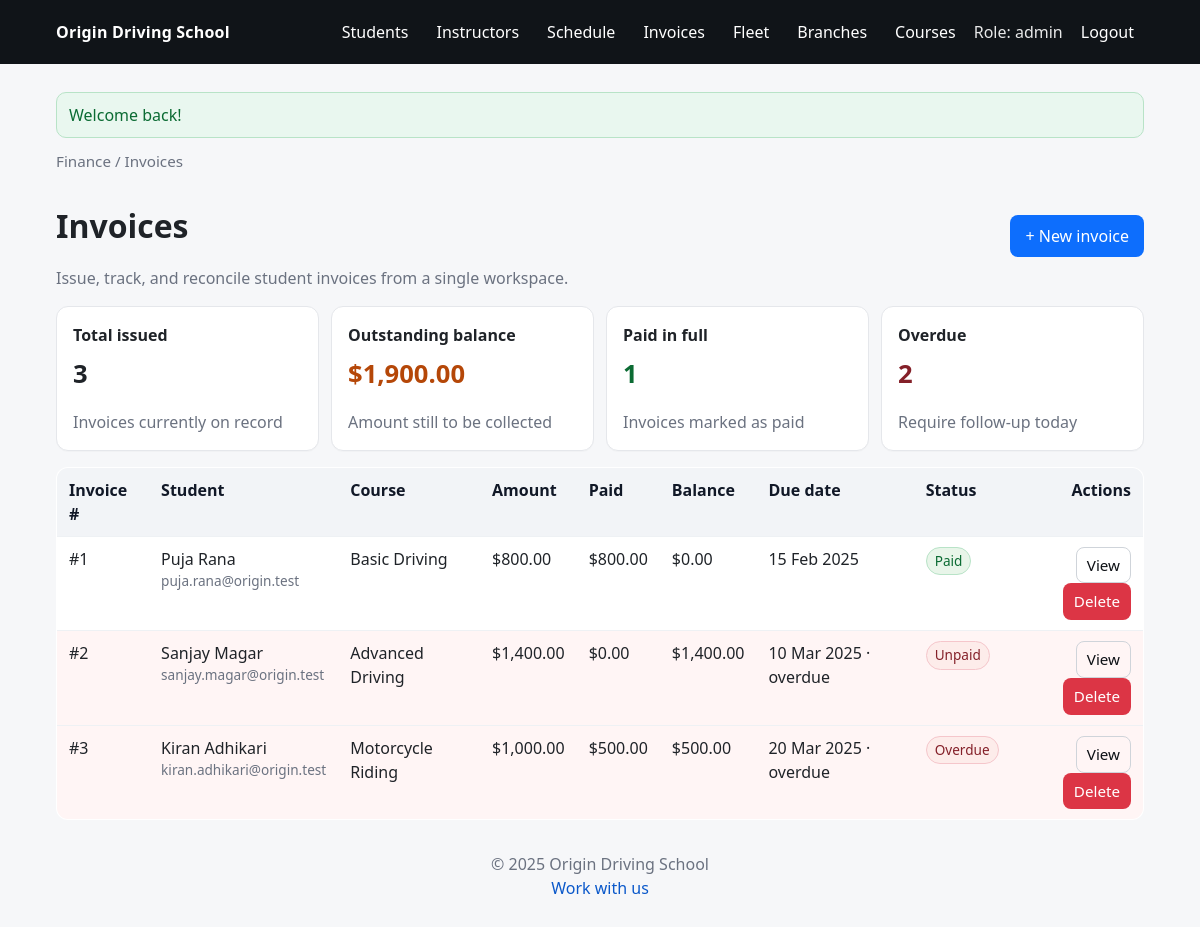
The page /index.php?url=invoice/index (signed in) on the database its author committed.
### tables this page shows
CREATE TABLE `invoices` (
  `id` int(11) NOT NULL,
  `student_id` int(11) NOT NULL,
  `course_id` int(11) DEFAULT NULL,
  `amount` decimal(10,2) NOT NULL,
  `issued_date` date NOT NULL,
  `due_date` date NOT NULL,
  `status` enum('unpaid','pending','partial','paid','overdue') NOT NULL DEFAULT 'unpaid',
  `created_at` timestamp NOT NULL DEFAULT current_timestamp(),
  `updated_at` timestamp NOT NULL DEFAULT current_timestamp() ON UPDATE current_timestamp()
);

CREATE TABLE `users` (
  `id` int(11) NOT NULL,
  `branch_id` int(11) DEFAULT NULL,
  `first_name` varchar(50) NOT NULL,
  `last_name` varchar(50) NOT NULL,
  `email` varchar(100) NOT NULL,
  `password` varchar(255) NOT NULL,
  `phone` varchar(20) DEFAULT NULL,
  `role` enum('admin','staff','instructor','student') NOT NULL,
  `created_at` timestamp NOT NULL DEFAULT current_timestamp(),
  `updated_at` timestamp NOT NULL DEFAULT current_timestamp() ON UPDATE current_timestamp()
);

CREATE TABLE `courses` (
  `id` int(11) NOT NULL,
  `name` varchar(150) NOT NULL,
  `title` varchar(150) DEFAULT NULL,
  `description` text DEFAULT NULL,
  `price` decimal(10,2) NOT NULL DEFAULT 0.00,
  `fee` decimal(10,2) DEFAULT NULL,
  `class_count` int(11) DEFAULT NULL,
  `created_at` timestamp NOT NULL DEFAULT current_timestamp(),
  `updated_at` timestamp NOT NULL DEFAULT current_timestamp() ON UPDATE current_timestamp()
);

### core/Controller.php (called while the page is built, shortened)
<?php
class Controller {
  public function __construct() {
    global $pdo;
    $this->db = $pdo;
  }
  protected function view(string $view, array $data = []): void {
    extract($data, EXTR_SKIP);
    $path = "../views/$view.php";
    require "../views/layouts/header.php";
    require $path;
    require "../views/layouts/footer.php";
  }
}

### controllers/InvoiceController.php (called while the page is built, shortened)
<?php
class InvoiceController extends Controller {
  public function index(){
    $isStudent = ($_SESSION['role'] ?? '') === 'student';
    $baseSql = <<<SQL
SELECT i.*,
       CONCAT_WS(' ', u.first_name, u.last_name) AS student_name,
       u.email AS student_email,
       c.name AS course_name,
       (
         SELECT COALESCE(SUM(amount),0)
         FROM payments p
         WHERE p.invoice_id = i.id
       ) AS paid_total
FROM invoices i
LEFT JOIN users u ON u.id = i.student_id
LEFT JOIN courses c ON c.id = i.course_id
SQL;
    if ($isStudent) {
      $stmt = $this->db->prepare($baseSql . " WHERE i.student_id = ? ORDER BY i.created_at DESC");
      $stmt->execute([$_SESSION['user_id']]);
    } else {
      $stmt = $this->db->query($baseSql . " ORDER BY i.created_at DESC");
    }
    $rows = $stmt->fetchAll(PDO::FETCH_ASSOC);
    $metrics = [
      'total'       => count($rows),
      'paid'        => 0,
      'outstanding' => 0.0,
      'overdue'     => 0,
    ];
    $today = new DateTimeImmutable('today');
    foreach ($rows as &$row) {
      $row['amount']     = (float)($row['amount'] ?? 0);
      $row['paid_total'] = (float)($row['paid_total'] ?? 0);
      $row['balance']    = max($row['amount'] - $row['paid_total'], 0);
      $row['is_overdue'] = false;
      if (!empty($row['due_date'])) {
        try {
          $dueDate = new DateTimeImmutable($row['due_date']);
          $row['is_overdue'] = ($row['balance'] > 0) && ($dueDate < $today);
        } catch (Exception $e) {
          $row['is_overdue'] = false;
        }
      }
      if (($row['status'] ?? '') === 'paid') {
        $metrics['paid']++;
      }
      if ($row['balance'] > 0) {
        $metrics['outstanding'] += $row['balance'];
      }
      if ($row['is_overdue']) {
        $metrics['overdue']++;
      }
    }
    $metrics['outstanding'] = round($metrics['outstanding'], 2);
    $this->view('invoice/index', [
      'invoices'  => $rows,
      'metrics'   => $metrics,
      'isStudent' => $isStudent,
    ]);
  }
}

### core/Router.php (called while the page is built, shortened)
<?php
class Router {
  public static function route(array $parts): void {
    $method     = $parts[1] ?? 'index';
    $params     = array_slice($parts, 2);
    $instance = new $controller();
    call_user_func_array([$instance, $method], $params);
  }
}

### core/App.php (called while the page is built, shortened)
<?php
class App {
  public function __construct() {
    $url = $this->parseUrl();
    Router::route($url);
  }
  private function parseUrl(): array {
    $u = rtrim($_GET['url'], '/');
    $u = filter_var($u, FILTER_SANITIZE_URL);
    return explode('/', $u);
  }
}

### public/index.php (called while the page is built, shortened)
<?php
require_once __DIR__ . '/../core/App.php';
require_once __DIR__ . '/../core/Router.php';
require_once __DIR__ . '/../core/Controller.php';
$app = new App();

### views/invoice/index.php (the view)
<?php
$invoices  = $invoices ?? [];
$metrics   = $metrics ?? ['total' => 0, 'paid' => 0, 'outstanding' => 0, 'overdue' => 0];
$isStudent = $isStudent ?? false;
$formatMoney = function($value): string {
  return '$' . number_format((float)$value, 2);
};
$statusBadge = function(array $invoice): string {
  $status = strtolower($invoice['status'] ?? 'pending');
  $classes = [
    'paid'     => 'badge green',
    'pending'  => 'badge yellow',
    'partial'  => 'badge gray',
  ];
  $class = $classes[$status] ?? 'badge gray';
  if (!empty($invoice['is_overdue'])) {
    $class = 'badge red';
  }
  return sprintf('<span class="%s">%s</span>', $class, htmlspecialchars(ucfirst($status)));
};
$dueLabel = function(array $invoice): string {
  if (empty($invoice['due_date'])) {
    return '—';
  }
  $label = date('d M Y', strtotime($invoice['due_date']));
  if (!empty($invoice['is_overdue'])) {
    $label .= ' · overdue';
  }
  return $label;
};
?>
<div class="breadcrumb">Finance / Invoices</div>
<div class="mb-3" style="display:flex; justify-content:space-between; align-items:center; flex-wrap:wrap; gap:12px;">
  <div>
    <h1 class="mb-1">Invoices</h1>
    <p class="muted mb-0">Issue, track, and reconcile student invoices from a single workspace.</p>
  </div>
  <?php if (!$isStudent): ?>
    <a class="btn primary" href="index.php?url=invoice/create">+ New invoice</a>
  <?php endif; ?>
</div>
<div class="cards mb-3">
  <div class="card">
    <h4 class="mb-1">Total issued</h4>
    <div style="font-size:1.6rem;font-weight:700;">
      <?= (int)$metrics['total']; ?>
    </div>
    <p class="muted mb-0">Invoices currently on record</p>
  </div>
  <div class="card">
    <h4 class="mb-1">Outstanding balance</h4>
    <div style="font-size:1.6rem;font-weight:700; color:#b54708;">
      <?= $formatMoney($metrics['outstanding']); ?>
    </div>
    <p class="muted mb-0">Amount still to be collected</p>
  </div>
  <div class="card">
    <h4 class="mb-1">Paid in full</h4>
    <div style="font-size:1.6rem;font-weight:700; color:#0b6b33;">
      <?= (int)$metrics['paid']; ?>
    </div>
    <p class="muted mb-0">Invoices marked as paid</p>
  </div>
  <div class="card">
    <h4 class="mb-1">Overdue</h4>
    <div style="font-size:1.6rem;font-weight:700; color:#842029;">
      <?= (int)$metrics['overdue']; ?>
    </div>
    <p class="muted mb-0">Require follow-up today</p>
  </div>
</div>
<?php if (empty($invoices)): ?>
  <div class="card">
    <h3 class="mb-1">No invoices yet</h3>
    <p class="muted mb-0">When you issue invoices, they will appear here along with their payment progress.</p>
  </div>
<?php else: ?>
  <div class="table-wrapper">
    <table class="table">
      <thead>
        <tr>
          <th>Invoice #</th>
          <?php if (!$isStudent): ?><th>Student</th><?php endif; ?>
          <th>Course</th>
          <th>Amount</th>
          <th>Paid</th>
          <th>Balance</th>
          <th>Due date</th>
          <th>Status</th>
          <th class="right">Actions</th>
        </tr>
      </thead>
      <tbody>
      <?php foreach ($invoices as $invoice): ?>
        <tr<?php if (!empty($invoice['is_overdue'])): ?> style="background:#fff5f5;"<?php endif; ?>>
          <td>#<?= (int)$invoice['id']; ?></td>
          <?php if (!$isStudent): ?>
            <td>
              <div><?= htmlspecialchars($invoice['student_name'] ?? 'Unknown'); ?></div>
              <div class="muted" style="font-size:.85rem;"><?= htmlspecialchars($invoice['student_email'] ?? ''); ?></div>
            </td>
          <?php endif; ?>
          <td><?= htmlspecialchars($invoice['course_name'] ?? 'Not linked'); ?></td>
          <td><?= $formatMoney($invoice['amount'] ?? 0); ?></td>
          <td><?= $formatMoney($invoice['paid_total'] ?? 0); ?></td>
          <td><?= $formatMoney($invoice['balance'] ?? 0); ?></td>
          <td><?= htmlspecialchars($dueLabel($invoice)); ?></td>
          <td><?= $statusBadge($invoice); ?></td>
          <td class="right">
            <a class="btn small outline" href="index.php?url=invoice/show/<?= (int)$invoice['id']; ?>">View</a>
            <?php if (!$isStudent): ?>
              <a class="btn small danger" href="index.php?url=invoice/destroy/<?= (int)$invoice['id']; ?>" onclick="return confirm('Delete this invoice? Payments will also be removed.');">Delete</a>
            <?php endif; ?>
          </td>
        </tr>
      <?php endforeach; ?>
      </tbody>
    </table>
  </div>
<?php endif; ?>

### public/assets/css/main.css (style rules this page uses)
* { box-sizing: border-box; }
html, body { margin:0; padding:0; }
html { font-size: 16px; }
body { font-family: system-ui, -apple-system, Segoe UI, Roboto, Arial, sans-serif; color:#1f2328; background:#f6f7f9; line-height:1.5; }
a { color:#0a58ca; text-decoration: none; }
.breadcrumb { font-size:.95rem; color:#6b7280; margin-bottom: 8px; }
.btn { display:inline-block; padding: 8px 14px; border-radius: 8px; border:1px solid transparent; background:#e9eef3; color:#0e1116; cursor:pointer; transition: transform .04s ease, filter .15s ease; user-select: none; }
.btn.primary { background:#0d6efd; color:#fff; }
.btn.danger { background:#dc3545; color:#fff; }
.btn.outline { background: transparent; border-color:#cfd4da; color:#0e1116; }
.btn.small { padding: 6px 10px; font-size: .95rem; }
.card { background:#fff; border: 1px solid #e5e7eb; border-radius: 12px; padding: 16px; box-shadow: 0 1px 0 rgba(16,24,40,0.02); }
.card h3, .card h4, .card h5 { margin:0 0 6px 0; }
.cards { display:grid; grid-template-columns: repeat(auto-fit, minmax(220px, 1fr)); gap: 12px; }
.table { width:100%; border-collapse: collapse; background:#fff; border:1px solid #e5e7eb; border-radius: 12px; overflow:hidden; }
.table th, .table td { padding: 10px 12px; border-bottom: 1px solid #eef1f4; vertical-align: top; text-align: left; }
.table thead th { background:#f2f4f7; font-weight: 600; color:#111827; }
.badge { display:inline-block; padding: 3px 8px; border-radius: 999px; font-size: .85rem; border:1px solid transparent; }
.badge.green { background:#e8f5e9; color:#0b6b33; border-color:#b8e3c7; }
.badge.red { background:#fdecea; color:#842029; border-color:#f5c6cb; }
.mb-0 { margin-bottom:0 !important; }
.mb-1 { margin-bottom:8px !important; }
.mb-3 { margin-bottom:16px !important; }
.right { text-align:right !important; }
.muted { color:#6b7280; }

### rows shown on the page
invoices: id "1", student_name "Puja Rana", student.email "puja.rana@origin.test", course.name "Basic Driving", amount "$800.00", paid_total "$800.00", balance "$0.00", due_date "15 Feb 2025", status "Paid"
invoices: id "2", student_name "Sanjay Magar", student.email "sanjay.magar@origin.test", course.name "Advanced Driving", amount "$1,400.00", paid_total "$0.00", balance "$1,400.00", due_date "10 Mar 2025 · overdue", status "Unpaid"
invoices: id "3", student_name "Kiran Adhikari", student.email "kiran.adhikari@origin.test", course.name "Motorcycle Riding", amount "$1,000.00", paid_total "$500.00", balance "$500.00", due_date "20 Mar 2025 · overdue", status "Overdue"

### other values the page prints
$_SESSION['role'] "admin"
$_SESSION['flash_success'] "Welcome back!"
$metrics['total'] "3"
$formatMoney($metrics['outstanding']) "$1,900.00"
$metrics['paid'] "1"
$metrics['overdue'] "2"
